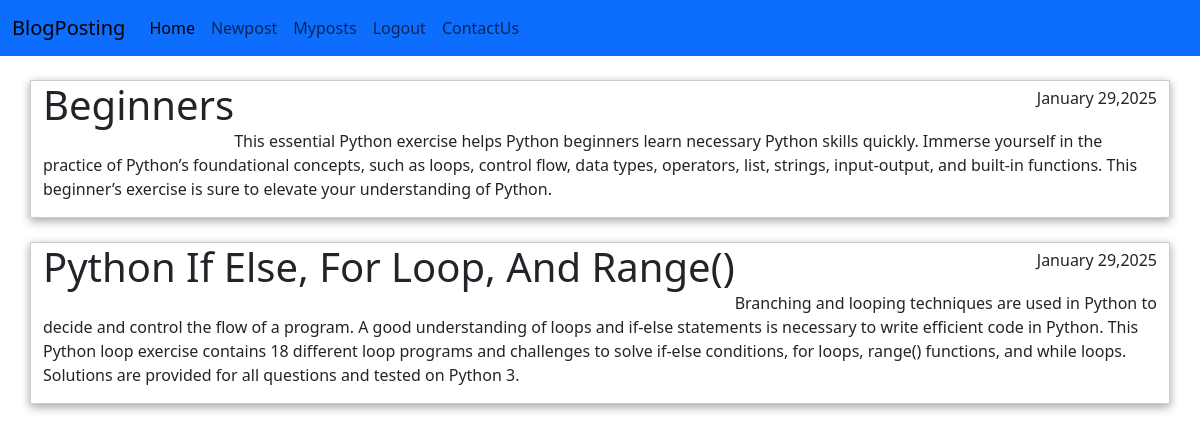
The page /myposts (signed in) on the database its author committed.
### blogapp/models.py (models this page shows, shortened)
class Posts(models.Model):
    title=models.CharField(max_length=1000)
    content=models.CharField(max_length=100000)
    date=models.DateTimeField(default=timezone.now,blank=True,null=True)
    author = models.ForeignKey(User,on_delete=models.CASCADE,null=True)

### blogapp/views.py (the view)
# urls.py: path('myposts',views.myposts,name='myposts'),
def myposts(request):
    context={
        'posts':Posts.objects.filter(author=request.user)
    }
    return render(request,'mypost.html',context)

### blogapp/templates/mypost.html (shortened to what this page needs)
{% extends 'base.html' %}
{% load static %}
{% block css %}<link rel="stylesheet" type="" href='{% static "post.css" %}'>{%endblock css%}
{%block body%}
<nav class="navbar navbar-expand-lg bg-primary">
    <div class="container-fluid">
      <a class="navbar-brand" href="#">BlogPosting</a>
      <div class="collapse navbar-collapse" id="navbarSupportedContent">
        <ul class="navbar-nav me-auto mb-2 mb-lg-0">
          <li class="nav-item">
            <a class="nav-link active" aria-current="page" href="/home">Home</a>
          </li>
          <li class="nav-item">
            <a class="nav-link" href="/newpost">Newpost</a>
          </li>
          <li class="nav-item">
            <a class="nav-link" href="/myposts">Myposts</a>
          </li>
          <a class="nav-link" href="{% url 'signout' %}">Logout</a>
        <a class="nav-link" href="{% url 'contact' %}">ContactUs</a>
        </ul>
      </div>
    </div>
  </nav>
  {% for post in posts %}
  <div class="container-lg mt-4 post-div">
    <h1 class="title">{{post.title}}</h1>
    <h6 class="date">{{post.date|date:"F d,Y"}}</h6>
    <p class="mt-5">{{post.content}}</p>
  </div>
  {% endfor %}
{%endblock body%}

### blogapp/static/post.css (style rules this page uses)
body { margin: 0px; padding: 0px; box-sizing: content-box; }
.title { text-align: left; float: left; text-transform: capitalize; }
.date { text-align: right; float: right; margin-top: 8px; }
.post-div { border: 1px solid rgb(0, 0, 0,0.2); box-shadow: 0 2px 8px 0 rgba(0, 0, 0, 0.2), 0 4px 10px 0 rgba(0, 0, 0, 0.19); }

### rows shown on the page
Posts: title "Beginners", date "January 29,2025", content "This essential Python exercise helps Python beginners learn necessary Python skills quickly. Immerse yourself in the practice of Python’s foundational concepts, such as loops, control flow, data types, operators, list, strings, input-output, and built-in functions. This beginner’s exercise is sure to elevate your understanding of Python."
Posts: title "Python If Else, For Loop, And Range()", date "January 29,2025", content "Branching and looping techniques are used in Python to decide and control the flow of a program. A good understanding of loops and if-else statements is necessary to write efficient code in Python. This Python loop exercise contains 18 different loop programs and challenges to solve if-else conditions, for loops, range() functions, and while loops. Solutions are provided for all questions and tested on Python 3."
